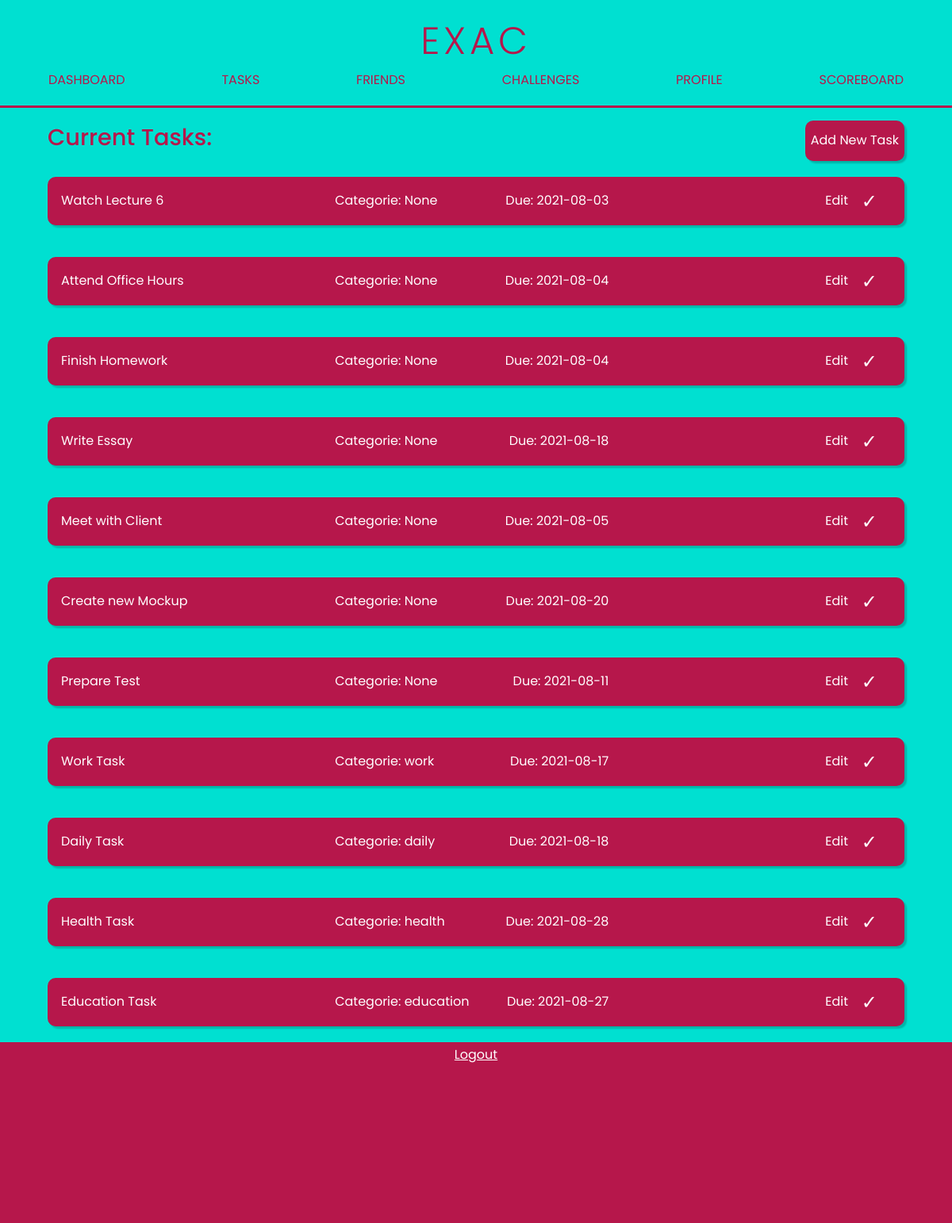
Page /tasks (signed in) on the earlier database version.
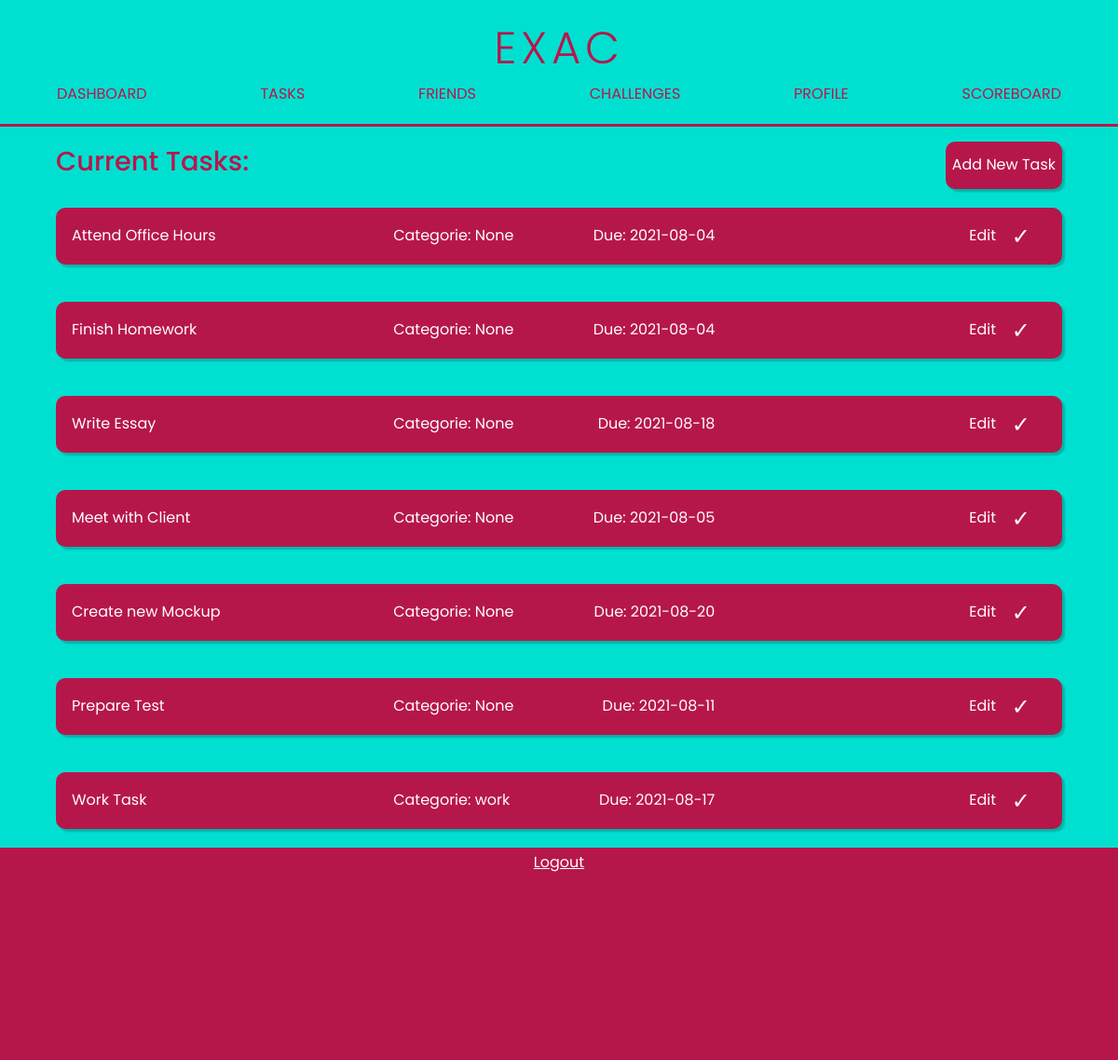
Same page on the later database version.
### tables this page shows
CREATE TABLE tasks(id INTEGER PRIMARY KEY, name TEXT NOT NULL, due DATE, description TEXT, user_id INTEGER, priority INTEGER, fullfilled BOOLEAN NOT NULL, fullfilled_date DATE, private BOOLEAN NOT NULL, project_id INTEGER, categorie TEXT, score INTEGER DEFAULT 10, FOREIGN KEY(project_id) REFERENCES projects(id), FOREIGN KEY(user_id) REFERENCES users(id));

### application.py (the view, shortened to what this page needs)
@app.route("/tasks", methods=["GET", "POST"])
@login_required
def tasks():
    if request.method == "GET":
        tasks = getTasks()
        return render_template("tasks/tasks.html", tasks=tasks)

### application.py (called while the page is built)
@app.after_request
def after_request(response):
    response.headers["Cache-Control"] = "no-cache, no-store, must-revalidate"
    response.headers["Expires"] = 0
    response.headers["Pragma"] = "no-cache"
    return response

### helpers.py (called while the page is built)
def getTasks():
    return db.execute("SELECT * FROM tasks WHERE user_id=? AND fullfilled=0",
                      session.get("user_id"))

def login_required(f):
    @wraps(f)
    def decorated_function(*args, **kwargs):
        if session.get("user_id") is None:
            return redirect("/login")
        return f(*args, **kwargs)
    return decorated_function

### templates/tasks/tasks.html (shortened to what this page needs)
{% extends "template.html" %}
{% block main %}
    <div class="container">
        <div class="container-horizontal space-around">
            <h1 class="left-align big-font">Current Tasks:</h1>
            <a href="/tasks/add" class="btn-primary"><p class="underline" >Add New Task</p></a>
        </div>
        {% for task in tasks %}
                <div class="entry3 entry" onClick="document.getElementById('{{task.id}}').submit();">
                    <div class="align-content-left">
                        <p class="underline">{{task.name}}</p>
                    </div>
                    <div class="info-container">
                        <p class="underline ">Categorie: {{task.categorie}}</p>
                        <p class="underline " style="text-align: left;">Due: {{task.due}}</p>
                    </div>
                    <div class="container-horizontal align-content-right">
                        <form method="GET" action="/tasks/edit">
                            <button class="btn-text margin-lr underline" type="submit">Edit</button>
                        </form>
                        <form method="POST" action="/tasks">
                            <button class="btn-text margin-lr check" type="submit">✓</button>
                        </form>
                    </div>
                </div>
        {% endfor %}
    </div>
{% endblock %}

Differences in the rows shown:
no longer on this page (row edited): tasks: name "Watch Lecture 6", categorie "None", due "2021-08-03"
no longer on this page (row edited): tasks: name "Daily Task", categorie "daily", due "2021-08-18"
no longer on this page (row edited): tasks: name "Health Task", categorie "health", due "2021-08-28"
no longer on this page (row edited): tasks: name "Education Task", categorie "education", due "2021-08-27"
